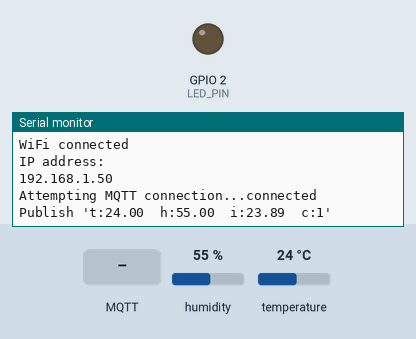
Recording of a sketch running on a simulated ESP32. Shown: output pins drawn as LEDs (lit = HIGH), the last lines printed to the serial monitor. Inputs (shaded band) come from the test bench; at power-on: humidity 55 %, temperature 24 °C. WiFi joins after 1.5 s; servers stay silent unless stated; no MQTT or app messages arrive unless stated.

Above: at 2.7 s.
2.8 s: MQTT message "Profit201704" arrives on the first subscribed topic
At 3.3 s:
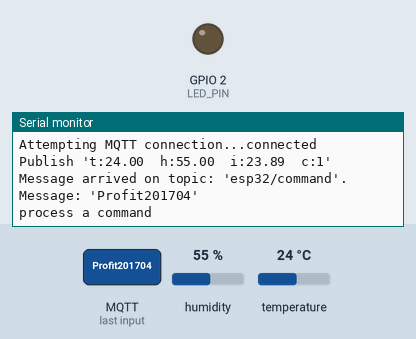
4.3 s: MQTT message "5" arrives on the first subscribed topic
At 5.5 s:
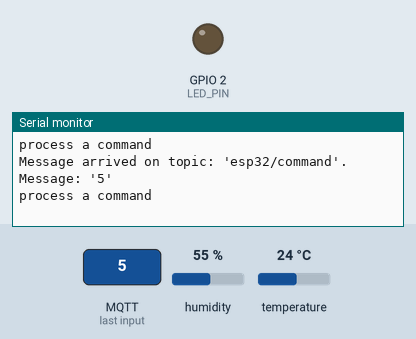
5.8 s: MQTT message "on" arrives on the first subscribed topic
At 6.8 s:
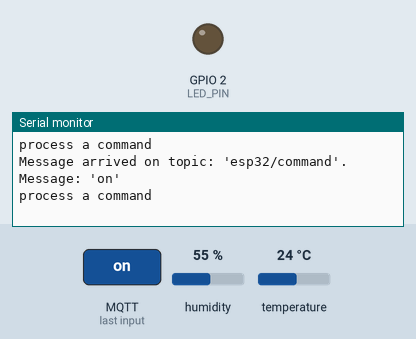

The sketch:

WeatherStation.ino
```cpp
/*
 * INF471C - Connected Objects and the Internet of Things (IoT)
 * PubSubClient and ESP8266
 * Ilja Tihhanovski
 *
 * Examples used
 * https://randomnerdtutorials.com/esp32-mqtt-publish-subscribe-arduino-ide/
 * https://randomnerdtutorials.com/esp32-dht11-dht22-temperature-humidity-sensor-arduino-ide/
 */

#include <WiFi.h>
#include <PubSubClient.h>
#include "DHT.h"

//#define WIFI_SSID "Tartu Kolledž"
//#define WIFI_PASS "Puie5tee"

#define WIFI_SSID "Telia-86EB42"
#define WIFI_PASS "EMPBNVJUMMHXRR"

//#define WIFI_SSID "Intellisoft_public"
//#define WIFI_PASS "Profit201704"

//#define WIFI_SSID "POCO X3 Pro"
//#define WIFI_PASS "nedzfzchvxb9bcy"

#define MQTT_SERVER "dev.intellisoft.ee"
#define MQTT_CLIENT "ESP32Client"
#define MQTT_USER "ilja"
#define MQTT_PASS "inf471c"
#define MQTT_PORT 1883
#define LED_PIN 2
#define DEF_TIME_BETWEEN_PUBS 2000 // in milliseconds
#define MIN_TIME_BETWEEN_PUBS_SEC 1 // in seconds
#define MAX_TIME_BETWEEN_PUBS_SEC 60 // in seconds
// Limit maximum command from MQTT, that could be processed
#define MAX_COMMAND_LENGTH 50

#define DHTPIN 4        // Digital pin connected to the DHT sensor
#define DHTTYPE DHT11   // DHT 11

const char* commandTopic = "esp32/command";

WiFiClient wifi;
PubSubClient mqtt(wifi);

DHT dht(DHTPIN, DHTTYPE);

int cnt = 0;
unsigned long nextPubMillis = 0;

float humidity;
float temperature;
float heatIndex;

bool requestBlink = false;
unsigned long timeBetweenPubs = DEF_TIME_BETWEEN_PUBS;

// See https://techtutorialsx.com/2017/06/29/esp32-arduino-getting-started-with-wifi/
/*
String translateEncryptionType(wifi_auth_mode_t encryptionType) {

  switch (encryptionType) {
    case (WIFI_AUTH_OPEN):
      return "Open";
    case (WIFI_AUTH_WEP):
      return "WEP";
    case (WIFI_AUTH_WPA_PSK):
      return "WPA_PSK";
    case (WIFI_AUTH_WPA2_PSK):
      return "WPA2_PSK";
    case (WIFI_AUTH_WPA_WPA2_PSK):
      return "WPA_WPA2_PSK";
    case (WIFI_AUTH_WPA2_ENTERPRISE):
      return "WPA2_ENTERPRISE";
  }
}
*/

void connectToWifi()
{
  /*int numberOfNetworks = WiFi.scanNetworks();
  for (int i = 0; i < numberOfNetworks; i++) {

    Serial.print(WiFi.SSID(i));
    Serial.print(":\tRSSI: ");
    Serial.print(WiFi.RSSI(i));

    Serial.print(";\tMAC: ");
    Serial.print(WiFi.BSSIDstr(i));

    Serial.print("\tEnc: ");
    Serial.println(translateEncryptionType(WiFi.encryptionType(i)));
  }
  Serial.println("-----------------------");
  */

  // Connect to a WiFi network
  Serial.println();
  Serial.print("Connecting to ");
  Serial.println(WIFI_SSID);

  WiFi.begin(WIFI_SSID, WIFI_PASS);

  while (WiFi.status() != WL_CONNECTED) {
    delay(500);
    Serial.print(".");
  }

  Serial.println("");
  Serial.println("WiFi connected");
  Serial.println("IP address: ");
  Serial.println(WiFi.localIP());

}

void setup() {
  pinMode(LED_PIN, OUTPUT);
  Serial.begin(115200);
  while(!Serial) {}

  // Connect sensor
  dht.begin();

  connectToWifi();

  //Setup MQTT, (re)connection will be initiated from loop
  mqtt.setServer(MQTT_SERVER, MQTT_PORT);
  mqtt.setCallback(callback);
}

const char* CMD_RESET_COUNTER = "resetCounter";
const char* CMD_BLINK = "blink";
const char* CMD_SETDELAY = "setDelay";
const size_t CMD_SETDELAY_LENGTH = 8;

void callback(char* topic, byte* message, unsigned int length) {
  size_t msgLength = (length > MAX_COMMAND_LENGTH) ? MAX_COMMAND_LENGTH : length;
  char* msg = new char[msgLength + 1];
  memcpy(msg, message, msgLength);
  msg[msgLength] = 0;  //c_str final byte

  Serial.print("Message arrived on topic: '");
  Serial.print(topic);
  Serial.print("'. Message: '");
  Serial.print(msg);
  Serial.println("'");

  if(!strcmp(topic, commandTopic)) {
    Serial.println("process a command");

    //resetCounter sets cnt to 0
    if(!strcmp(msg, CMD_RESET_COUNTER)) {
      Serial.println("resetCounter requested");
      cnt = 0;
    }

    //blink makes controller to blink its built-in led
    if(!strcmp(msg, CMD_BLINK)) {
      Serial.println("blink");
      requestBlink = true;
    }

    // setDelay NN (where NN is integer) changes delay between publications
    // delay given in seconds.
    // If delay is out of min and max delay interval [MAX_TIME_BETWEEN_PUBS_SEC .. MAX_TIME_BETWEEN_PUBS_SEC]
    // then controller will output corresponding message to Serial and blink the built-in led
    if(!memcmp(msg, CMD_SETDELAY, CMD_SETDELAY_LENGTH)) {
      Serial.print("New delay requested ");

      //unsigned long newDelayRequested = messageTemp.substring(9).toInt();
      unsigned long newDelayRequested = atoi(msg + CMD_SETDELAY_LENGTH);
      if(newDelayRequested > MAX_TIME_BETWEEN_PUBS_SEC) {
        Serial.print("delay ");
        Serial.print(newDelayRequested);
        Serial.print(" is too long, max ");
        Serial.println(MAX_TIME_BETWEEN_PUBS_SEC);
        requestBlink = true;
        return;
      }

      if(newDelayRequested < MIN_TIME_BETWEEN_PUBS_SEC) {
        Serial.print("delay ");
        Serial.print(newDelayRequested);
        Serial.print(" is too short, min ");
        Serial.println(MIN_TIME_BETWEEN_PUBS_SEC);
        requestBlink = true;
        return;
      }

      timeBetweenPubs = newDelayRequested;
      Serial.print(timeBetweenPubs);
      Serial.println(" OK");
    }
  }

  delete msg; //free memory
}


void reconnect() {
  // Loop until we're reconnected
  while (!mqtt.connected()) {
    Serial.print("Attempting MQTT connection...");
    // Attempt to connect
    if (mqtt.connect(MQTT_CLIENT, MQTT_USER, MQTT_PASS)) {
      Serial.println("connected");
      // Subscribe
      mqtt.subscribe("esp32/command");
    } else {
      Serial.print("failed, rc=");
      Serial.print(mqtt.state());
      Serial.println(" try again in 5 seconds");
      // Wait 5 seconds before retrying
      delay(5000);
    }
  }
}

void loop() {

  if (!mqtt.connected())
    reconnect();
  mqtt.loop();

  if(requestBlink) {
    for(uint8_t i = 0; i < 3; i++)
    {
      digitalWrite(LED_PIN, HIGH);
      delay(100);
      digitalWrite(LED_PIN, LOW);
      delay(100);
    }
    requestBlink = false;
  }

  if(millis() > nextPubMillis) {
    cnt++;

    float h = dht.readHumidity();
    float t = dht.readTemperature();    // Read temperature as Celsius (the default)

     // Check if any reads failed and exit early (to try again).
    if (isnan(h) || isnan(t)) {
      Serial.println("fail");
    } else {
      // Compute heat index in Celsius (isFahreheit = false)
      float hic = dht.computeHeatIndex(t, h, false);

      if((humidity != h) || (temperature != t) || (heatIndex != hic)) {
        humidity = h;
        temperature = t;
        heatIndex = hic;

        char msg[50];
        sprintf(msg, "t:%.2f\th:%.2f\ti:%.2f\tc:%d", temperature, humidity, heatIndex, cnt);

        Serial.print("Publish '");
        Serial.print(msg);
        Serial.println("'");
        mqtt.publish("esp32/dht", msg);
      }
    }
    nextPubMillis = millis() + timeBetweenPubs;
  }
}
```

Measured:
- after the input at 2.8 s, the serial monitor: prints a new line at once (image 1)
- after the input at 4.3 s, the serial monitor: prints a new line at once (image 2)
- after the input at 5.8 s, the serial monitor: prints a new line at once (image 3)
